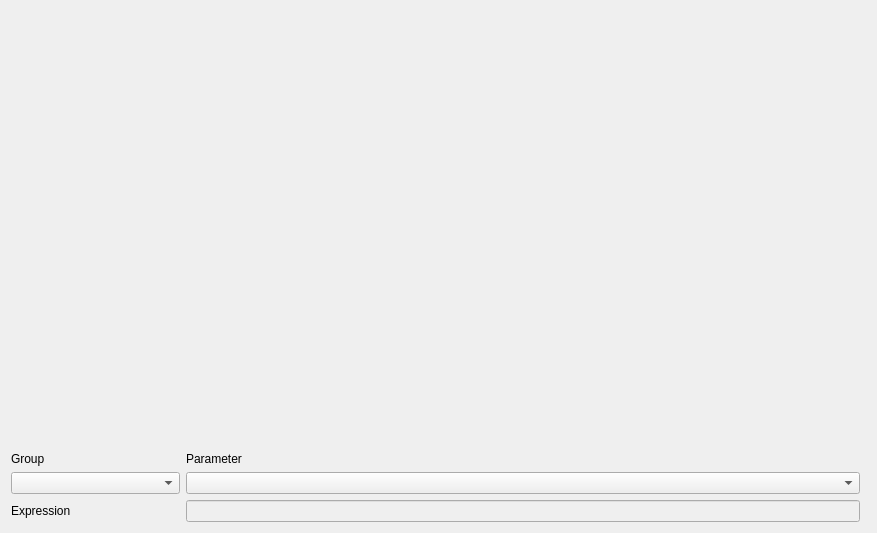
<?xml version="1.0" encoding="UTF-8"?>
<ui version="4.0">
 <class>Form</class>
 <widget class="QWidget" name="Form">
  <property name="geometry">
   <rect>
    <x>0</x>
    <y>0</y>
    <width>877</width>
    <height>533</height>
   </rect>
  </property>
  <property name="windowTitle">
   <string>Form</string>
  </property>
  <layout class="QGridLayout" name="gridLayout">
   <item row="1" column="1">
    <widget class="QLabel" name="label_2">
     <property name="text">
      <string>Parameter</string>
     </property>
    </widget>
   </item>
   <item row="2" column="0">
    <widget class="QComboBox" name="groupCombo">
     <property name="sizePolicy">
      <sizepolicy hsizetype="Preferred" vsizetype="Fixed">
       <horstretch>1</horstretch>
       <verstretch>0</verstretch>
      </sizepolicy>
     </property>
    </widget>
   </item>
   <item row="1" column="0">
    <widget class="QLabel" name="label">
     <property name="text">
      <string>Group</string>
     </property>
    </widget>
   </item>
   <item row="2" column="1">
    <widget class="QComboBox" name="paramCombo">
     <property name="sizePolicy">
      <sizepolicy hsizetype="Preferred" vsizetype="Fixed">
       <horstretch>4</horstretch>
       <verstretch>0</verstretch>
      </sizepolicy>
     </property>
    </widget>
   </item>
   <item row="0" column="0" colspan="3">
    <widget class="Canvas" name="canvas" native="true">
     <property name="sizePolicy">
      <sizepolicy hsizetype="Preferred" vsizetype="MinimumExpanding">
       <horstretch>0</horstretch>
       <verstretch>0</verstretch>
      </sizepolicy>
     </property>
    </widget>
   </item>
   <item row="3" column="1">
    <widget class="QLineEdit" name="exprEdit">
     <property name="enabled">
      <bool>false</bool>
     </property>
     <property name="sizePolicy">
      <sizepolicy hsizetype="Expanding" vsizetype="Fixed">
       <horstretch>2</horstretch>
       <verstretch>0</verstretch>
      </sizepolicy>
     </property>
    </widget>
   </item>
   <item row="3" column="0">
    <widget class="QLabel" name="label_3">
     <property name="text">
      <string>Expression</string>
     </property>
    </widget>
   </item>
  </layout>
 </widget>
 <customwidgets>
  <customwidget>
   <class>Canvas</class>
   <extends>QWidget</extends>
   <header>pcot.ui.canvas</header>
   <container>1</container>
  </customwidget>
 </customwidgets>
 <resources/>
 <connections/>
</ui>
